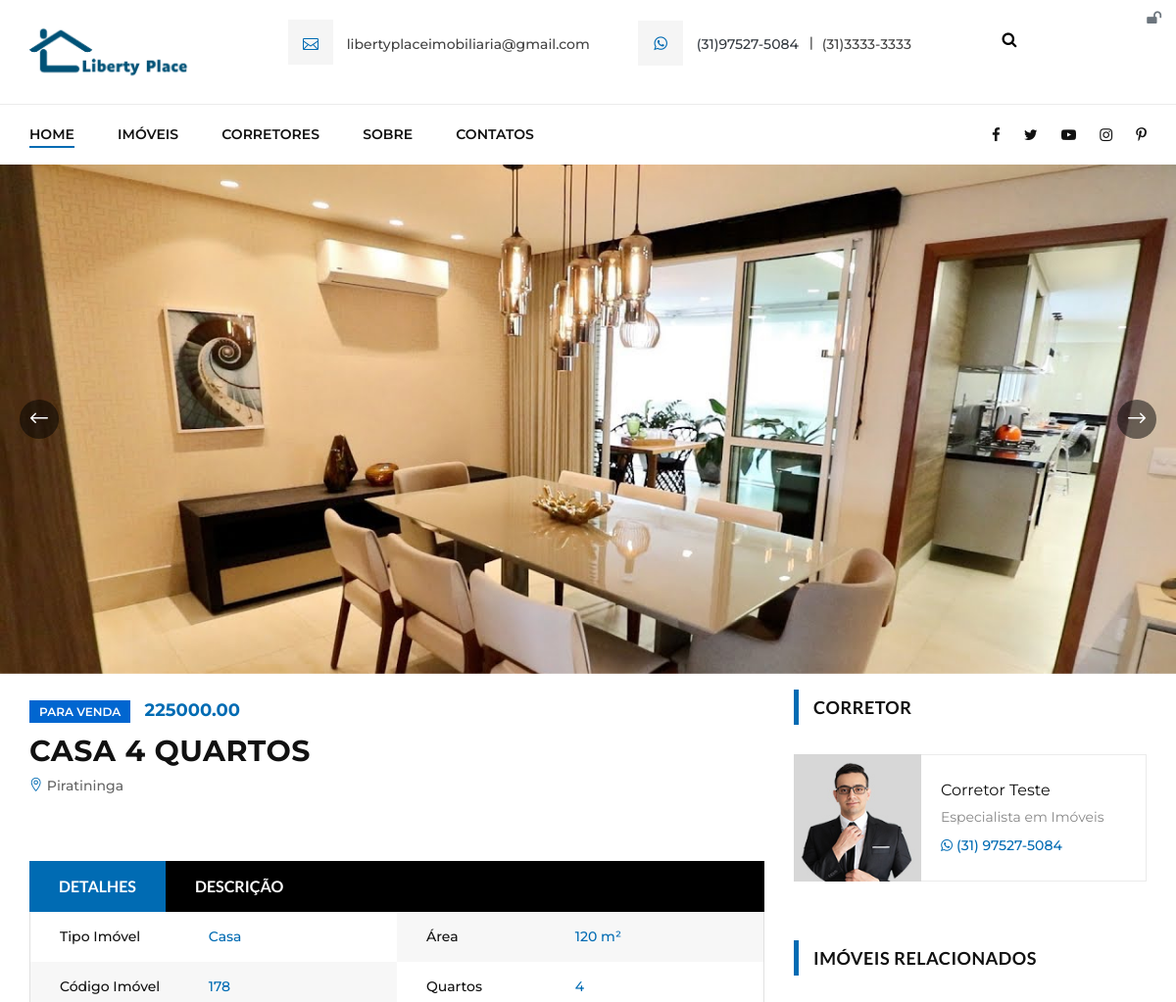
The app's page /imobiliaria/imovel-detalhes.php?id=178 (upper part), older data.
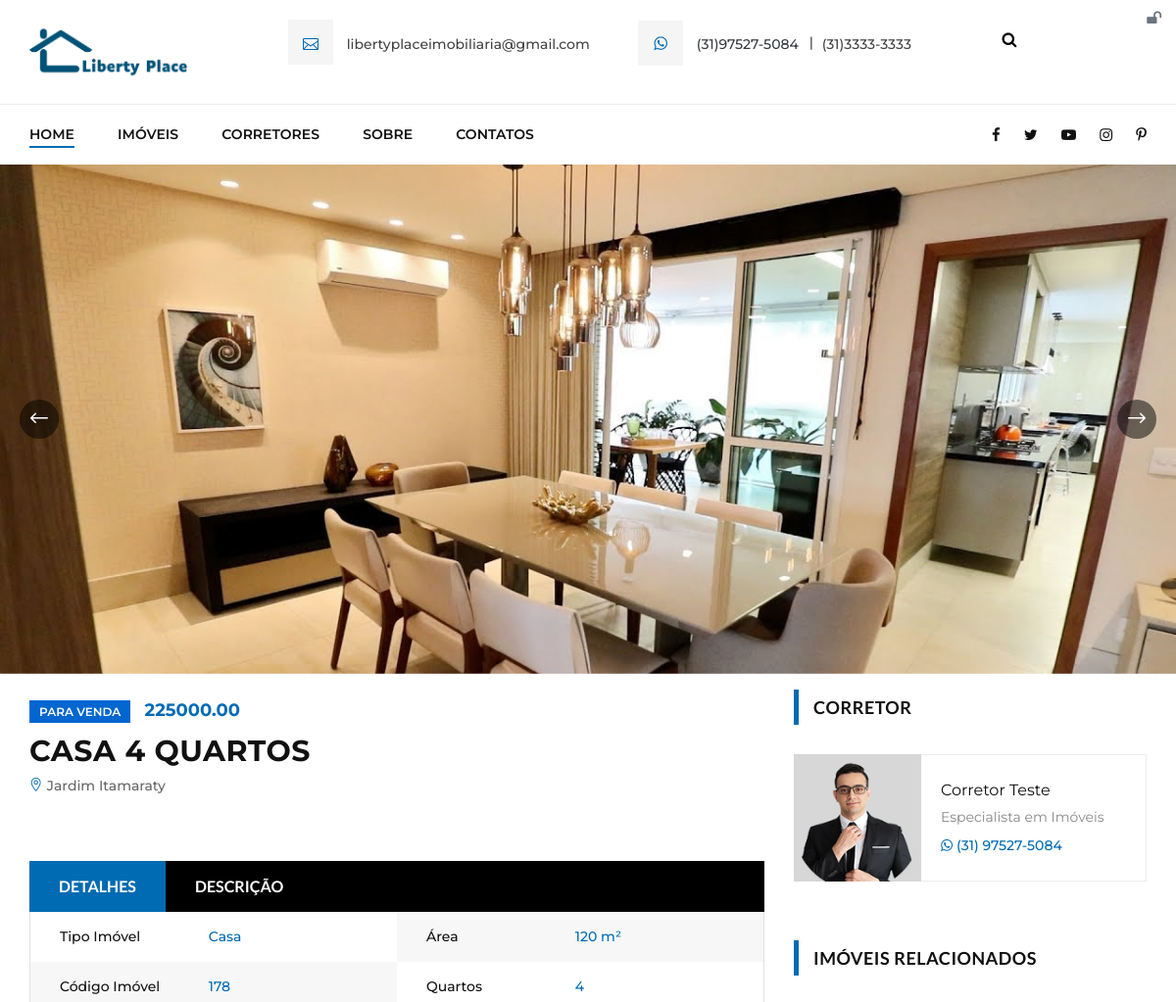
The same page, newer data.
### tables this page shows
CREATE TABLE `bairros` (
  `id` int(11) NOT NULL,
  `nome` varchar(60) NOT NULL,
  `cidade` int(11) NOT NULL
);

### imobiliaria/imovel-detalhes.php (the view, shortened to what the changed rows need)
<?php
include_once("conexao.php");
include_once("cabecalho.php");
$id = $_GET['id'];
 ?>
  <?php
          $res = $pdo->query("SELECT * FROM imoveis where id = '" . $id . "' ");
          $dados = $res->fetchAll(PDO::FETCH_ASSOC);
            $i = 0;
                        $valor = $dados[$i]['valor'];
                        $titulo = $dados[$i]['titulo'];
                        $bairro = $dados[$i]['bairro'];
                         $status = $dados[$i]['status'];
            $res_2 = $pdo->query("SELECT * FROM bairros where id = '$bairro'");
            $dados_2 = $res_2->fetchAll(PDO::FETCH_ASSOC);
            $nomeBairro = $dados_2[0]['nome'];
             if ($status == "Para Venda") {
                            $classe = "c-red";
                        } else {
                            $classe = "";
              }
            ?>
<section class="property-details-section">
    <div class="container">
        <div class="row">
            <div class="col-lg-8">
                <div class="pd-text">
                    <div class="row">
                        <div class="col-lg-6">
                            <div class="pd-title">
                                <div class="label <?php echo $classe ?>"><?php echo $status ?></div>
                                <div class="pt-price"><?php echo $valor ?>
                                </div>
                                <h3><?php echo $titulo ?></h3>
                                <p><span class="icon_pin_alt"></span> <?php echo $nomeBairro ?></p>
                            </div>
                        </div>
                    </div>
                </div>
            </div>
        </div>
    </div>
</section>
<?php
include_once("rodape.php");
 ?>

Row changes from the older to the newer data that the page shows:
changed bairros: nome "Piratininga" → "Jardim Itamaraty"
